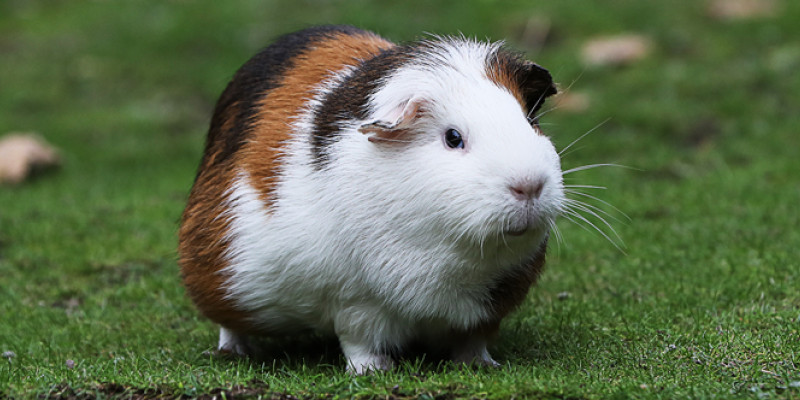
#> input picture Coys/cuy.jpg, 800 x 400 px
$ python chap7.py
#> lines starting #> are read from the running program, lines starting #| are printed output that depends on the picture; after the words box and inside, x2 and y2 are one past the last pixel; in counts of white or black regions, pixels touching at a corner belong together
import cv2
import numpy as np
def empty(a):
    pass

path = 'Coys/cuy.jpg'
cv2.namedWindow("Trackbars")
cv2.resizeWindow("Trackbars",640,240)

cv2.createTrackbar("Hue Min","Trackbars",55,179,empty)
cv2.createTrackbar("Hue Max","Trackbars",156,179,empty)
cv2.createTrackbar("Sat Min","Trackbars",0,255,empty)
cv2.createTrackbar("Sat Max","Trackbars",54,255,empty)
cv2.createTrackbar("Val Min","Trackbars",109,255,empty)
cv2.createTrackbar("Val Max","Trackbars",255,255,empty)
while True:
    img = cv2.imread(path)
#> img is the input picture: shape (400, 800, 3); mean B, G, R 76.4, 107.1, 93
    imgHSV = cv2.cvtColor(img,cv2.COLOR_BGR2HSV)
#> imgHSV: shape (400, 800, 3); mean H, S, V 54.3, 98, 111.1
    h_min = cv2.getTrackbarPos("Hue Min","Trackbars")
    h_max = cv2.getTrackbarPos("Hue Max", "Trackbars")
    s_min = cv2.getTrackbarPos("Sat Min", "Trackbars")
    s_max = cv2.getTrackbarPos("Sat Max", "Trackbars")
    v_min = cv2.getTrackbarPos("Val Min", "Trackbars")
    v_max = cv2.getTrackbarPos("Val Max", "Trackbars")
    print(h_min,h_max,s_min,s_max,v_min,v_max)
    lower = np.array([h_min,s_min,v_min])
    upper = np.array([h_max,s_max,v_max])
    mask = cv2.inRange(imgHSV,lower,upper)
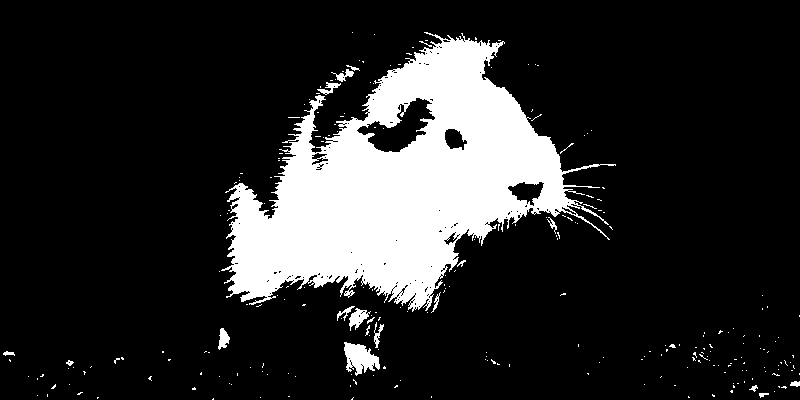
#> mask: shape (400, 800); 16.5% white; 247 white regions (227 under 20 px), largest, box (x1, y1, x2, y2) and area: (221, 32, 616, 312) 50192, (344, 342, 380, 376) 733, (349, 308, 371, 331) 237
    imgResult = cv2.bitwise_and(img,img,mask=mask)
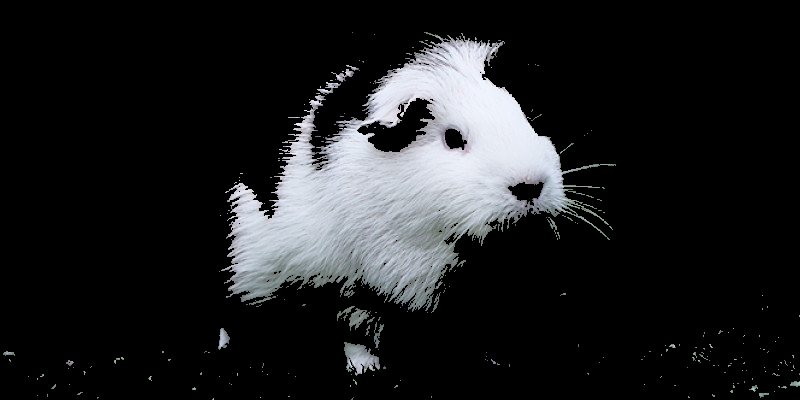
#> imgResult: shape (400, 800, 3); mean B, G, R 32.6, 31.3, 30.3


    cv2.imshow("HSV",imgHSV)
    cv2.imshow("Original",img)
    cv2.imshow("Mask", mask)
    cv2.imshow("Result", imgResult)

    cv2.waitKey(1)
